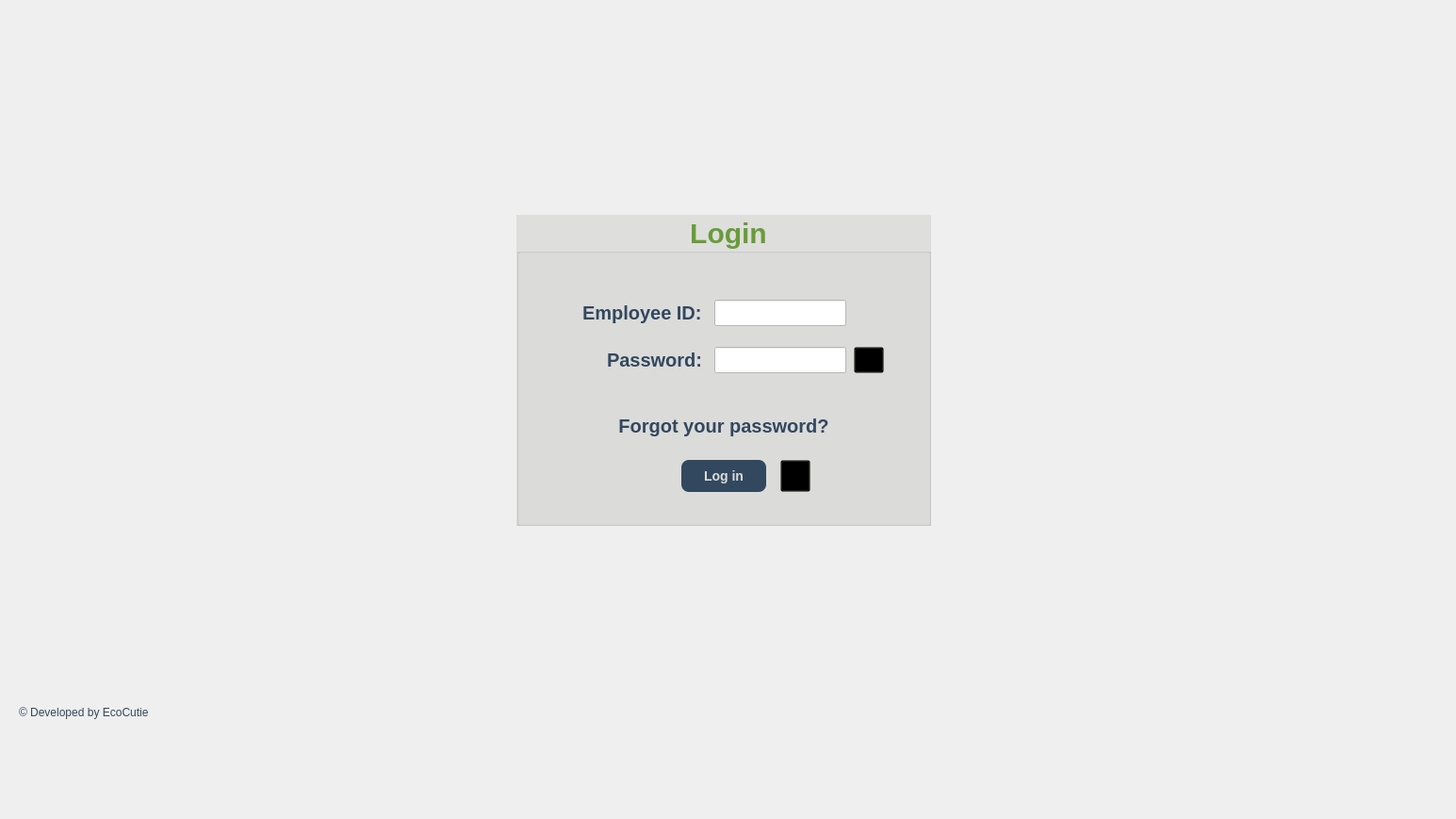
      <widget class="QWidget" name="page_e1">
       <widget class="QLabel" name="label_bg_e1">
        <property name="geometry">
         <rect>
          <x>0</x>
          <y>0</y>
          <width>1536</width>
          <height>860</height>
         </rect>
        </property>
        <property name="text">
         <string/>
        </property>
        <property name="pixmap">
         <pixmap resource="resources.qrc">:/images/login_bg.png</pixmap>
        </property>
        <property name="scaledContents">
         <bool>true</bool>
        </property>
       </widget>
       <widget class="QLabel" name="label_logo_e1">
        <property name="geometry">
         <rect>
          <x>50</x>
          <y>50</y>
          <width>180</width>
          <height>180</height>
         </rect>
        </property>
        <property name="styleSheet">
         <string notr="true">background:transparent;</string>
        </property>
        <property name="text">
         <string/>
        </property>
        <property name="pixmap">
         <pixmap resource="resources.qrc">:/images/logo_untitled.png</pixmap>
        </property>
        <property name="scaledContents">
         <bool>true</bool>
        </property>
       </widget>
       <widget class="QLabel" name="label_copyright_e1">
        <property name="geometry">
         <rect>
          <x>20</x>
          <y>746</y>
          <width>150</width>
          <height>20</height>
         </rect>
        </property>
        <property name="styleSheet">
         <string notr="true">color:#32485F;
font-weight:normal;
font-size:12px;
background:transparent;</string>
        </property>
        <property name="text">
         <string>© Developed by EcoCutie</string>
        </property>
       </widget>
       <widget class="QLabel" name="label_ministry_e1">
        <property name="geometry">
         <rect>
          <x>1286</x>
          <y>50</y>
          <width>200</width>
          <height>200</height>
         </rect>
        </property>
        <property name="styleSheet">
         <string notr="true">background:transparent;</string>
        </property>
        <property name="text">
         <string/>
        </property>
        <property name="pixmap">
         <pixmap resource="resources.qrc">:/images/interior_ministry.webp</pixmap>
        </property>
        <property name="scaledContents">
         <bool>true</bool>
        </property>
       </widget>
       <widget class="QGroupBox" name="groupBox_login_e1">
        <property name="geometry">
         <rect>
          <x>548</x>
          <y>228</y>
          <width>440</width>
          <height>330</height>
         </rect>
        </property>
        <property name="maximumSize">
         <size>
          <width>16777215</width>
          <height>16777215</height>
         </size>
        </property>
        <property name="styleSheet">
         <string notr="true">color: rgb(104, 156, 58);
font:bold;
font-size:30px;
background-color: rgba(219, 219, 217,220);</string>
        </property>
        <property name="title">
         <string>Login</string>
        </property>
        <property name="alignment">
         <set>Qt::AlignmentFlag::AlignHCenter|Qt::AlignmentFlag::AlignTop</set>
        </property>
        <property name="flat">
         <bool>false</bool>
        </property>
        <property name="checkable">
         <bool>false</bool>
        </property>
        <widget class="QLineEdit" name="lineEdit_id_e1">
         <property name="geometry">
          <rect>
           <x>210</x>
           <y>90</y>
           <width>140</width>
           <height>28</height>
          </rect>
         </property>
         <property name="styleSheet">
          <string notr="true">font-size:12px;
font-weight: normal;    
color: #2c3e50;
background-color: white;</string>
         </property>
        </widget>
        <widget class="QLabel" name="label_id_e1">
         <property name="geometry">
          <rect>
           <x>70</x>
           <y>90</y>
           <width>140</width>
           <height>28</height>
          </rect>
         </property>
         <property name="styleSheet">
          <string notr="true">color:#32485F;
font:bold;
font-size:20px;
background:transparent;</string>
         </property>
         <property name="text">
          <string>Employee ID:</string>
         </property>
        </widget>
        <widget class="QLabel" name="label_password_e1">
         <property name="geometry">
          <rect>
           <x>96</x>
           <y>140</y>
           <width>140</width>
           <height>28</height>
          </rect>
         </property>
         <property name="styleSheet">
          <string notr="true">color:#32485F;
font:bold;
font-size:20px;
background:transparent;</string>
         </property>
         <property name="text">
          <string>Password:</string>
         </property>
        </widget>
        <widget class="QLineEdit" name="lineEdit_password_e1">
         <property name="geometry">
          <rect>
           <x>210</x>
           <y>140</y>
           <width>140</width>
           <height>28</height>
          </rect>
         </property>
         <property name="styleSheet">
          <string notr="true">font-size:12px;
font-weight: normal;    
color: #2c3e50;
background-color: white;</string>
         </property>
         <property name="echoMode">
          <enum>QLineEdit::EchoMode::Password</enum>
         </property>
        </widget>
        <widget class="QPushButton" name="pushButton_reset_e1">
         <property name="geometry">
          <rect>
           <x>100</x>
           <y>210</y>
           <width>240</width>
           <height>28</height>
          </rect>
         </property>
         <property name="styleSheet">
          <string notr="true">QPushButton {
    border: none;
    background-color: transparent;
    color: #32485F;
	font:bold;
	font-size:20px;
}

QPushButton:hover {
    color: #018ADA;
}

QPushButton:pressed {
    color: #016FB8;
}</string>
         </property>
         <property name="text">
          <string>Forgot your password?</string>
         </property>
        </widget>
        <widget class="QPushButton" name="pushButton_login_e1">
         <property name="geometry">
          <rect>
           <x>175</x>
           <y>260</y>
           <width>90</width>
           <height>34</height>
          </rect>
         </property>
         <property name="styleSheet">
          <string notr="true">QPushButton {
    background-color: #32485F;     
    color: #DBDBD9;
    font-size: 14px;
    font-weight: bold;
    border: none;
    border-radius: 8px;             
    padding: 8px 16px;
}

QPushButton:hover {
    background-color: #43A047;
}

QPushButton:disabled {
    background-color: #BDBDBD;
    color: #757575;
}

QPushButton:pressed {
	background-color: rgb(2, 111, 2);
}
</string>
         </property>
         <property name="text">
          <string>Log in</string>
         </property>
        </widget>
        <widget class="QPushButton" name="pushButton_show_e1">
         <property name="geometry">
          <rect>
           <x>358</x>
           <y>140</y>
           <width>32</width>
           <height>28</height>
          </rect>
         </property>
         <property name="styleSheet">
          <string notr="true">background:transparent;</string>
         </property>
         <property name="text">
          <string/>
         </property>
        </widget>
        <widget class="QLabel" name="label_eye_e1">
         <property name="geometry">
          <rect>
           <x>360</x>
           <y>140</y>
           <width>28</width>
           <height>28</height>
          </rect>
         </property>
         <property name="styleSheet">
          <string notr="true">background:transparent;</string>
         </property>
         <property name="text">
          <string/>
         </property>
         <property name="pixmap">
          <pixmap resource="resources.qrc">:/images/eye-icon.png</pixmap>
         </property>
         <property name="scaledContents">
          <bool>true</bool>
         </property>
        </widget>
        <widget class="QPushButton" name="pushButton_fingerprint_e1">
         <property name="geometry">
          <rect>
           <x>280</x>
           <y>260</y>
           <width>32</width>
           <height>34</height>
          </rect>
         </property>
         <property name="styleSheet">
          <string notr="true">background:transparent;</string>
         </property>
         <property name="text">
          <string/>
         </property>
        </widget>
        <widget class="QLabel" name="label_fingerprint_e1">
         <property name="geometry">
          <rect>
           <x>284</x>
           <y>263</y>
           <width>24</width>
           <height>28</height>
          </rect>
         </property>
         <property name="text">
          <string/>
         </property>
         <property name="pixmap">
          <pixmap resource="resources.qrc">:/images/fingerprint.png</pixmap>
         </property>
         <property name="scaledContents">
          <bool>true</bool>
         </property>
         <property name="alignment">
          <set>Qt::AlignmentFlag::AlignCenter</set>
         </property>
        </widget>
        <zorder>lineEdit_id_e1</zorder>
        <zorder>label_id_e1</zorder>
        <zorder>label_password_e1</zorder>
        <zorder>lineEdit_password_e1</zorder>
        <zorder>pushButton_reset_e1</zorder>
        <zorder>pushButton_login_e1</zorder>
        <zorder>label_eye_e1</zorder>
        <zorder>pushButton_show_e1</zorder>
        <zorder>label_fingerprint_e1</zorder>
        <zorder>pushButton_fingerprint_e1</zorder>
       </widget>
      </widget>
